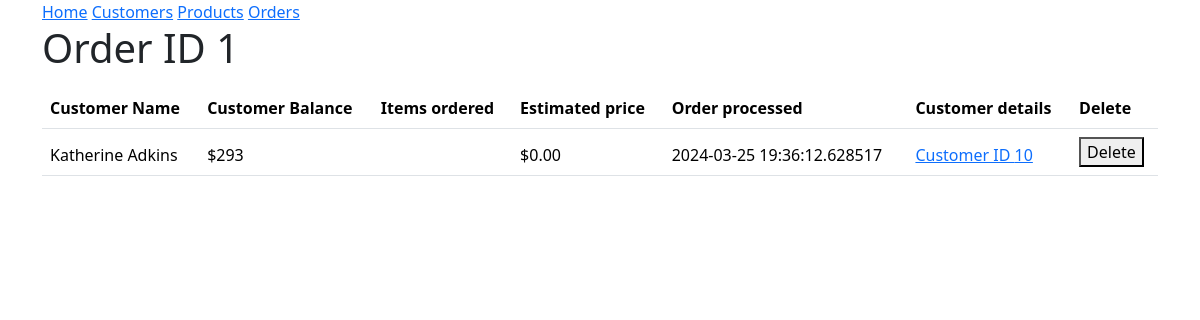
The page /order/1 on the database as committed earlier.
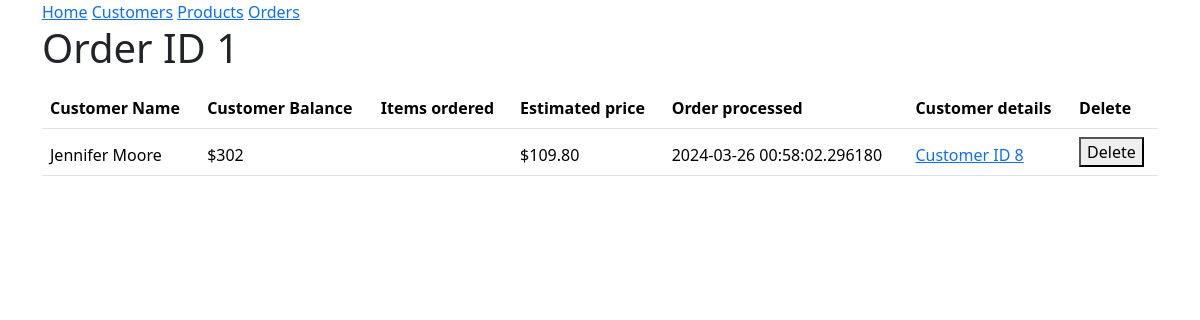
The same page on the database as committed later.
### models.py (models this page shows, shortened)
class Customer(db.Model):
 id = mapped_column(Integer, primary_key=True)
 name = mapped_column(String(200), nullable=False, unique=True)
 phone = mapped_column(String(20), nullable=False)
 balance = mapped_column(Numeric, nullable=False, default=0.0)
 orders = relationship("Order")

class Order(db.Model):
    id = mapped_column(Integer, primary_key=True)
    customer_id = mapped_column(Integer, ForeignKey(Customer.id), nullable=False)
    total = mapped_column(Float(200))
    created = mapped_column(DateTime,nullable=False,default=func.now())
    processed = mapped_column(DateTime, nullable=True, default='None')
    customer = relationship("Customer", back_populates="orders")
    products = relationship("ProductOrder", back_populates="order", cascade="all, delete-orphan")
    def price(self):
        return format((sum([(u.product.price) * u.quantity for u in self.products])), '.2f')

### routes/endpoint.py (the view)
@endpoint.route('/order/<int:id>', methods=['GET'])
def get_order(id):
    order = db.session.execute(db.select(Order).where(Order.id == id)).scalars().first()
    if not order:
        return redirect(url_for('html.get_orders'))
    orders = []
    u = {
        'name': order.customer.name,
        'balance': int(order.customer.balance),
        'orders': [f"{n.product.product} ({n.quantity} ${format((n.product.price*n.quantity),'.2f')})" for n in order.products],
        'price':  Order.price(order),
    }
    orders.append(u)
    print(orders)
    return render_template("detailed_order.html",id = id, orders = orders, customer_id=order.customer.id, processed = order.processed)

### templates/detailed_order.html (shortened to what this page needs)
{% extends "base.html" %}
{% block content %}
<h1>Order ID {{ id }}</h1>
<table class="table">
    <thead class="thead-dark">
    <th>Customer Name</th>
    <th>Customer Balance</th>
    <th>Items ordered</th>
    <th>Estimated price</th>
    {% if processed %}
    <th>Order processed</th>
    {% endif %}
    <th>Customer details</th>
    <th>Delete</th>
{% for order in orders %}
<p>
    <tr>
    <td>{{ order.name }}</td>
    <td>${{ order.balance }}</td>
    <td>
    </td>
    <td>${{ order.price }}</td>
    {% if processed %}
    <td>{{ processed }}</td>
    {% endif %}
    <td>
        <a href="{{ url_for('pages.get_customer', id=customer_id) }}">Customer ID {{ customer_id }}</a>
    </td>
    <td>
        <form method="POST" action="{{ url_for('pages.delete_order', id=id) }}">
        <button type="submit">Delete</button>
        </form>
    </td>
    </tr>
</p>
{% endfor %}
</table>
{% endblock %}

Rows that differ between the two databases and show on the page:
no longer on this page (row edited): Customer: name "Katherine Adkins", balance "293", price "0.00", {{ processed }} "2024-03-25 19:36:12.628517", id "10"
now on this page (row edited): Customer: name "Jennifer Moore", balance "302", price "109.80", {{ processed }} "2024-03-26 00:58:02.296180", id "8"
